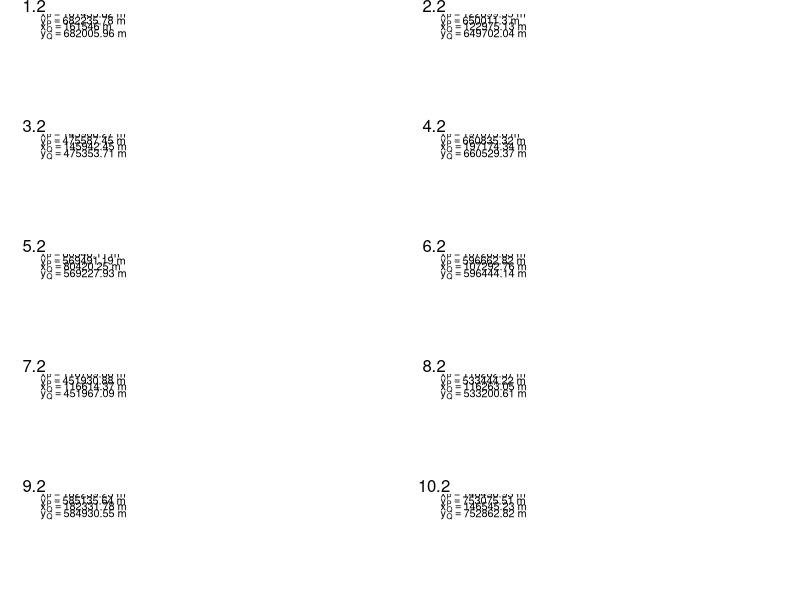

Source code (R):
StudentNum <- 10

set.seed(10)

GeodII.df <- data.frame(x = round(runif(StudentNum, 64000, 256000), 2),
                        y = round(runif(StudentNum, 432000, 816000), 2)
                        )

## If possible not in the first quarter
ttxadd <- rnorm(StudentNum, sd = 100)
ttyadd <- ifelse(ttxadd > -90, rnorm(StudentNum, -200, sd = 50), rnorm(StudentNum, sd = 100))
GeodII.df$x2 <- GeodII.df$x + round(ttxadd, 2)
GeodII.df$y2 <- GeodII.df$y + round(ttyadd, 2)

pdf(paper = "a4", width = 19.5/2.54, height = 28.5/2.54)
par(mfrow = c(5,2), mar = c(1.1,2.1,1.1,2.1))
for(aktStudentNum in 1:StudentNum) {
    plot(c(1,50), c(1,50), type = "n", axes = FALSE)
    mtext(paste0(aktStudentNum, ".2"), at = 0)
    text(1,49,bquote(x[P] == .(paste(GeodII.df[aktStudentNum, "x"], "m"))), adj = c(0,0))
    text(1,45,bquote(y[P] == .(paste(GeodII.df[aktStudentNum, "y"], "m"))), adj = c(0,0))
    text(1,41,bquote(x[Q] == .(paste(GeodII.df[aktStudentNum, "x2"], "m"))), adj = c(0,0))
    text(1,37,bquote(y[Q] == .(paste(GeodII.df[aktStudentNum, "y2"], "m"))), adj = c(0,0))
}
dev.off()
